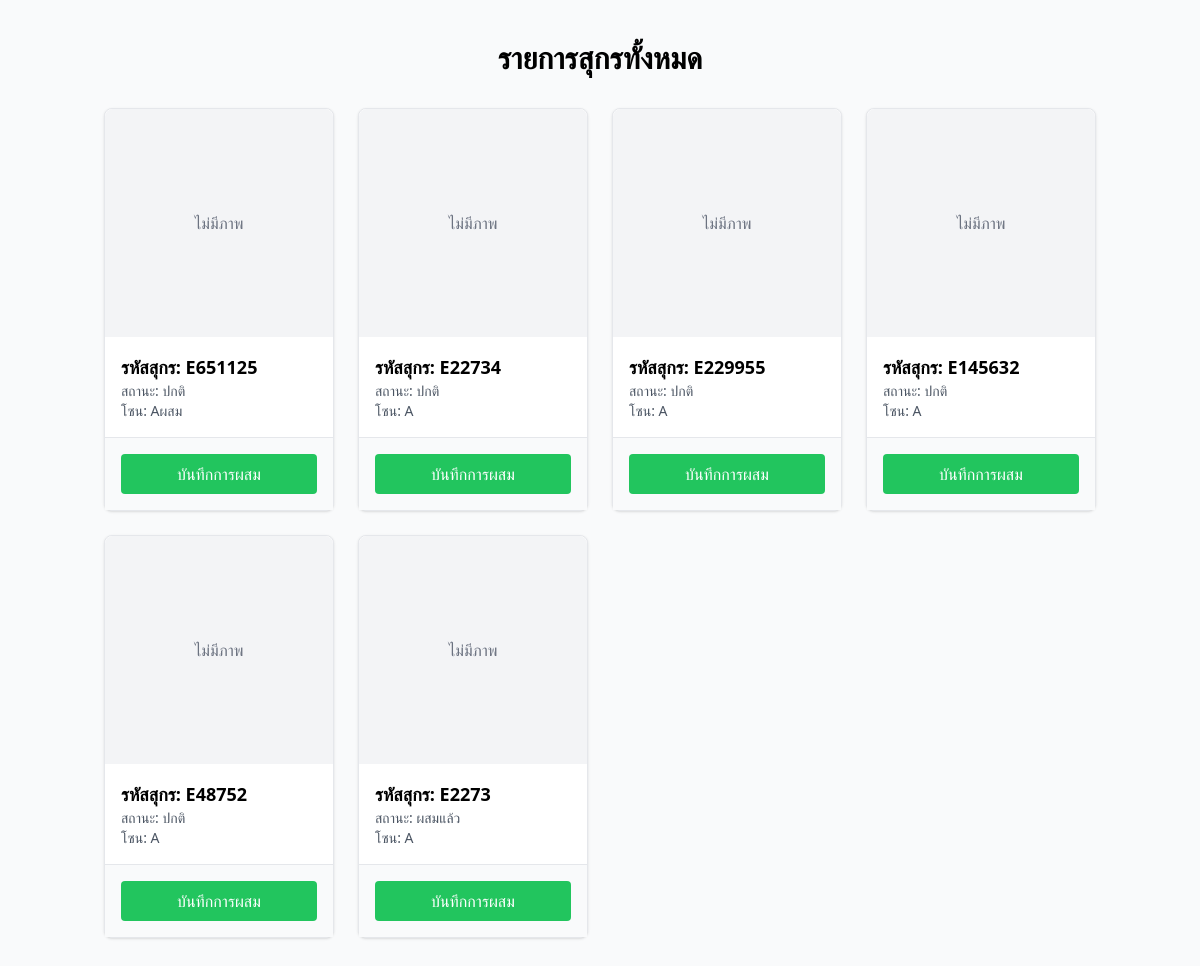
Page /pigs/ on the earlier database version.
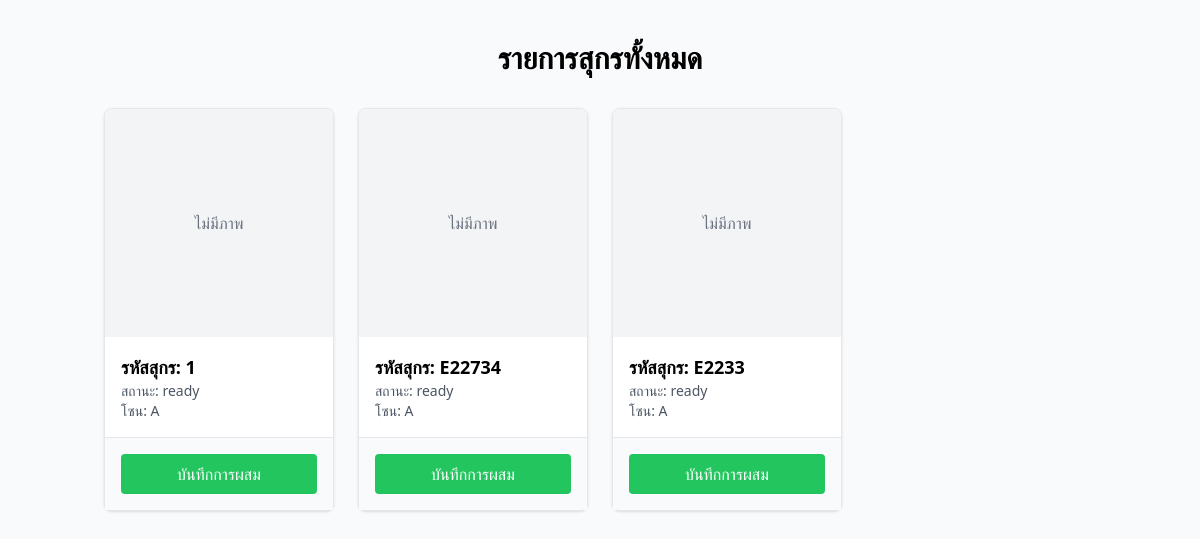
Same page on the later database version.
### myapp/models.py (models this page shows, shortened)
class Pig(models.Model):
    pig_id = models.CharField(max_length=50, unique=True)
    name = models.CharField(max_length=100)
    status = models.CharField(
        max_length=50,
        choices=[('ready', 'Ready for Breeding'), ('waiting', 'Waiting for Delivery')],
        default='ready'
    )
    zone = models.CharField(max_length=50)
    address_lock = models.CharField(max_length=100)
    image = models.ImageField(upload_to='pigs/', blank=True, null=True)  # เพิ่มฟิลด์สำหรับอัพโหลดรูปภาพ

### myapp/views.py (the view)
# urls.py: path('pigs/', views.pig_list, name='pig_list'),  # เส้นทางสำหรับแสดงรายการหมู
def pig_list(request):
    query = request.GET.get('q', '')  # คำค้นหา
    status_filter = request.GET.get('status', '')  # สถานะ (ready หรือ waiting)
    zone_filter = request.GET.get('zone', '')  # โซน
    pigs = Pig.objects.all()
    if query:
        pigs = pigs.filter(Q(pig_id__icontains=query) | Q(name__icontains=query))
    if status_filter:
        pigs = pigs.filter(status=status_filter)
    if zone_filter:
        pigs = pigs.filter(zone__icontains=zone_filter)
    return render(request, 'myapp/pig_list.html', {'pigs': pigs})

### myapp/templates/myapp/pig_list.html (shortened to what this page needs)
<!DOCTYPE html>
<html lang="en">
<head>
    <script src="https://cdn.tailwindcss.com"></script>
</head>
<body class="bg-gray-50">
    <div class="container mx-auto px-4 py-10">
        <h1 class="text-3xl font-bold text-center mb-8">รายการสุกรทั้งหมด</h1>
        {% if pigs %}
            <div class="grid grid-cols-1 sm:grid-cols-2 lg:grid-cols-4 gap-6">
                {% for pig in pigs %}
                    <div class="bg-white border rounded-lg shadow hover:shadow-lg transition duration-200">
                        <div class="aspect-square bg-gray-100 rounded-t-lg overflow-hidden">
                            {% if pig.img %}
                                <img src="{{ pig.img.url }}" alt="สุกร {{ pig.pig_id }}" class="object-cover w-full h-full">
                            {% else %}
                                <div class="flex items-center justify-center h-full text-gray-500">ไม่มีภาพ</div>
                            {% endif %}
                        </div>
                        <div class="p-4">
                            <h3 class="text-lg font-semibold">รหัสสุกร: {{ pig.pig_id }}</h3>
                            <p class="text-sm text-gray-600">สถานะ: {{ pig.status }}</p>
                            <p class="text-sm text-gray-600">โซน: {{ pig.zone }}</p>
                        </div>
                        <div class="p-4 border-t bg-gray-50">
                            <a href="{% url 'insemination_record' pig.id %}"
                               class="block text-center bg-green-500 text-white py-2 rounded hover:bg-green-600">
                                บันทึกการผสม
                            </a>
                        </div>
                    </div>
                {% endfor %}
            </div>
        {% else %}
            <p class="text-center text-gray-500">ไม่พบข้อมูลสุกร</p>
        {% endif %}
    </div>
</body>
</html>

Differences in the rows shown:
removed Pig: pig_id "E651125", status "ปกติ", zone "Aผสม"
removed Pig: pig_id "E22734", status "ปกติ", zone "A"
removed Pig: pig_id "E229955", status "ปกติ", zone "A"
removed Pig: pig_id "E145632", status "ปกติ", zone "A"
removed Pig: pig_id "E48752", status "ปกติ", zone "A"
removed Pig: pig_id "E2273", status "ผสมแล้ว", zone "A"
added Pig: pig_id "1", status "ready", zone "A"
added Pig: pig_id "E22734", status "ready", zone "A"
added Pig: pig_id "E2233", status "ready", zone "A"
